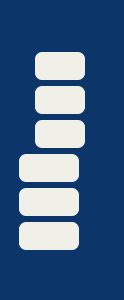
        <widget class="QFrame" name="frame_43">
         <property name="minimumSize">
          <size>
           <width>104</width>
           <height>0</height>
          </size>
         </property>
         <property name="maximumSize">
          <size>
           <width>124</width>
           <height>16777215</height>
          </size>
         </property>
         <property name="styleSheet">
          <string notr="true">background-color: rgb(12, 53, 106);</string>
         </property>
         <property name="frameShape">
          <enum>QFrame::NoFrame</enum>
         </property>
         <property name="frameShadow">
          <enum>QFrame::Sunken</enum>
         </property>
         <property name="lineWidth">
          <number>3</number>
         </property>
         <layout class="QVBoxLayout" name="verticalLayout_36">
          <property name="spacing">
           <number>6</number>
          </property>
          <property name="leftMargin">
           <number>19</number>
          </property>
          <property name="topMargin">
           <number>10</number>
          </property>
          <property name="rightMargin">
           <number>22</number>
          </property>
          <property name="bottomMargin">
           <number>10</number>
          </property>
          <item>
           <spacer name="verticalSpacer_2">
            <property name="orientation">
             <enum>Qt::Vertical</enum>
            </property>
            <property name="sizeType">
             <enum>QSizePolicy::Fixed</enum>
            </property>
            <property name="sizeHint" stdset="0">
             <size>
              <width>10</width>
              <height>36</height>
             </size>
            </property>
           </spacer>
          </item>
          <item>
           <widget class="QFrame" name="frame_19">
            <property name="maximumSize">
             <size>
              <width>50</width>
              <height>50</height>
             </size>
            </property>
            <property name="baseSize">
             <size>
              <width>10</width>
              <height>10</height>
             </size>
            </property>
            <property name="styleSheet">
             <string notr="true">background-color:rgb(140, 140, 140)</string>
            </property>
            <property name="frameShape">
             <enum>QFrame::NoFrame</enum>
            </property>
            <property name="frameShadow">
             <enum>QFrame::Raised</enum>
            </property>
            <property name="lineWidth">
             <number>4</number>
            </property>
            <layout class="QVBoxLayout" name="verticalLayout_14">
             <property name="leftMargin">
              <number>0</number>
             </property>
             <property name="topMargin">
              <number>0</number>
             </property>
             <property name="rightMargin">
              <number>0</number>
             </property>
             <property name="bottomMargin">
              <number>0</number>
             </property>
            </layout>
           </widget>
          </item>
          <item alignment="Qt::AlignHCenter">
           <widget class="QPushButton" name="LiveDetectionBT">
            <property name="maximumSize">
             <size>
              <width>59</width>
              <height>57</height>
             </size>
            </property>
            <property name="cursor">
             <cursorShape>PointingHandCursor</cursorShape>
            </property>
            <property name="toolTip">
             <string>Live View</string>
            </property>
            <property name="styleSheet">
             <string notr="true">QPushButton{
	color: white;
    background-color:#F1F0E8;
	padding: 5px;
	font-size: 11pt;
	font-weight: bold;
	border-radius:7px;
}

QPushButton:hover{
	background: #a3a3a3;
}

QPushButton:disabled {
    color: #8D8D8D;
}

QPushButton:pressed {
	background: rgb(0, 0, 0);
}</string>
            </property>
            <property name="text">
             <string/>
            </property>
            <property name="icon">
             <iconset>
              <normaloff>../icons/camera_connection.png</normaloff>../icons/camera_connection.png</iconset>
            </property>
            <property name="iconSize">
             <size>
              <width>51</width>
              <height>51</height>
             </size>
            </property>
           </widget>
          </item>
          <item alignment="Qt::AlignHCenter">
           <widget class="QPushButton" name="ReportConnectionBT">
            <property name="maximumSize">
             <size>
              <width>60</width>
              <height>60</height>
             </size>
            </property>
            <property name="cursor">
             <cursorShape>PointingHandCursor</cursorShape>
            </property>
            <property name="toolTip">
             <string>Report</string>
            </property>
            <property name="styleSheet">
             <string notr="true">QPushButton{
	color: white;
	padding: 5px;
    background-color:#F1F0E8;
	font-size: 11pt;
	font-weight: bold;
	border-radius:7px;
}

QPushButton:hover{
	background: #a3a3a3;
}

QPushButton:disabled {
    color: #8D8D8D;
}

QPushButton:pressed {
	background: rgb(0, 0, 0);
}</string>
            </property>
            <property name="text">
             <string/>
            </property>
            <property name="icon">
             <iconset>
              <normaloff>../icons/monitor.png</normaloff>../icons/monitor.png</iconset>
            </property>
            <property name="iconSize">
             <size>
              <width>51</width>
              <height>51</height>
             </size>
            </property>
           </widget>
          </item>
          <item alignment="Qt::AlignHCenter">
           <widget class="QPushButton" name="HelpConnectionBT">
            <property name="maximumSize">
             <size>
              <width>60</width>
              <height>60</height>
             </size>
            </property>
            <property name="cursor">
             <cursorShape>PointingHandCursor</cursorShape>
            </property>
            <property name="toolTip">
             <string>Defect Parameters</string>
            </property>
            <property name="styleSheet">
             <string notr="true">QPushButton{
	color: white;
	padding: 5px;
	font-size: 11pt;
	font-weight: bold;
	border-radius:7px;
   background-color:#F1F0E8;
}

QPushButton:hover{
	background: #a3a3a3;
}

QPushButton:disabled {
    color: #8D8D8D;
}

QPushButton:pressed {
	background: rgb(0, 0, 0);
}</string>
            </property>
            <property name="text">
             <string/>
            </property>
            <property name="icon">
             <iconset>
              <normaloff>../icons/Capture-calib.PNG</normaloff>../icons/Capture-calib.PNG</iconset>
            </property>
            <property name="iconSize">
             <size>
              <width>51</width>
              <height>51</height>
             </size>
            </property>
           </widget>
          </item>
          <item>
           <widget class="QPushButton" name="SettingBT">
            <property name="maximumSize">
             <size>
              <width>60</width>
              <height>60</height>
             </size>
            </property>
            <property name="cursor">
             <cursorShape>PointingHandCursor</cursorShape>
            </property>
            <property name="toolTip">
             <string>Setting</string>
            </property>
            <property name="styleSheet">
             <string notr="true">QPushButton{
	color: white;
	padding: 5px;
	font-size: 11pt;
	font-weight: bold;
	border-radius:7px;
   background-color:#F1F0E8;
}

QPushButton:hover{
	background: #a3a3a3;
}

QPushButton:disabled {
    color: #8D8D8D;
}

QPushButton:pressed {
	background: rgb(0, 0, 0);
}</string>
            </property>
            <property name="text">
             <string/>
            </property>
            <property name="icon">
             <iconset>
              <normaloff>../icons/settings.png</normaloff>../icons/settings.png</iconset>
            </property>
            <property name="iconSize">
             <size>
              <width>51</width>
              <height>51</height>
             </size>
            </property>
           </widget>
          </item>
          <item>
           <widget class="QPushButton" name="usersBtn">
            <property name="maximumSize">
             <size>
              <width>60</width>
              <height>60</height>
             </size>
            </property>
            <property name="cursor">
             <cursorShape>PointingHandCursor</cursorShape>
            </property>
            <property name="toolTip">
             <string>Setting</string>
            </property>
            <property name="styleSheet">
             <string notr="true">QPushButton{
	color: white;
	padding: 5px;
	font-size: 11pt;
	font-weight: bold;
	border-radius:7px;
   background-color:#F1F0E8;
}

QPushButton:hover{
	background: #a3a3a3;
}

QPushButton:disabled {
    color: #8D8D8D;
}

QPushButton:pressed {
	background: rgb(0, 0, 0);
}</string>
            </property>
            <property name="text">
             <string/>
            </property>
            <property name="icon">
             <iconset>
              <normaloff>../icons/settings.png</normaloff>../icons/settings.png</iconset>
            </property>
            <property name="iconSize">
             <size>
              <width>51</width>
              <height>51</height>
             </size>
            </property>
           </widget>
          </item>
          <item>
           <widget class="QPushButton" name="AboutBT">
            <property name="maximumSize">
             <size>
              <width>60</width>
              <height>60</height>
             </size>
            </property>
            <property name="cursor">
             <cursorShape>PointingHandCursor</cursorShape>
            </property>
            <property name="toolTip">
             <string>Defect Parameters</string>
            </property>
            <property name="styleSheet">
             <string notr="true">QPushButton{
	color: white;
	padding: 5px;
	font-size: 11pt;
	font-weight: bold;
	border-radius:7px;
   background-color:#F1F0E8;
}

QPushButton:hover{
	background: #a3a3a3;
}

QPushButton:disabled {
    color: #8D8D8D;
}

QPushButton:pressed {
	background: rgb(0, 0, 0);
}</string>
            </property>
            <property name="text">
             <string/>
            </property>
            <property name="icon">
             <iconset>
              <normaloff>../icons/Capture-calib.PNG</normaloff>../icons/Capture-calib.PNG</iconset>
            </property>
            <property name="iconSize">
             <size>
              <width>51</width>
              <height>51</height>
             </size>
            </property>
           </widget>
          </item>
          <item>
           <spacer name="verticalSpacer_4">
            <property name="orientation">
             <enum>Qt::Vertical</enum>
            </property>
            <property name="sizeHint" stdset="0">
             <size>
              <width>20</width>
              <height>40</height>
             </size>
            </property>
           </spacer>
          </item>
         </layout>
        </widget>
